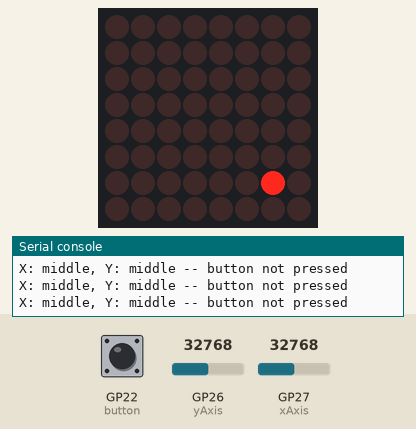
The program below on a simulated Raspberry Pi Pico running MicroPython. On the bench: 8×8 LED matrix, the last lines printed to the serial console. The test bench sets the inputs (shaded band); at power-on: GP22 (button) HIGH, GP26 (yAxis) = 32768, GP27 (xAxis) = 32768 (analog values on the 0–65535 scale). Which way up the LED matrix modules are mounted is assumed.

Above: at 1.26 s.
1.3 s: GP22 (button) pulled LOW for 3.2 s
At 2.3 s:
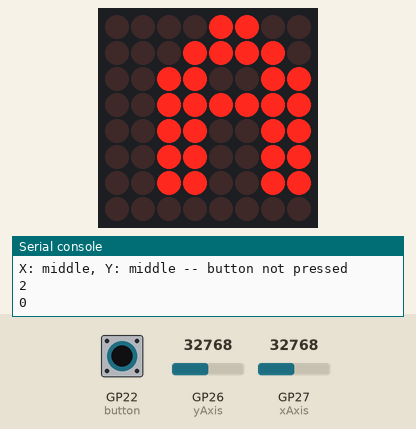
5.1 s: GP26 (yAxis) set to 245
At 5.18 s:
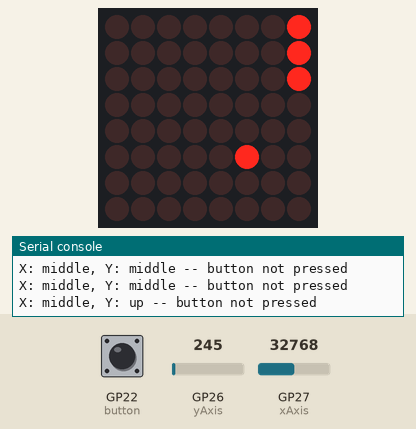
6.6 s: GP27 (xAxis) set to 245
At 8.03 s:
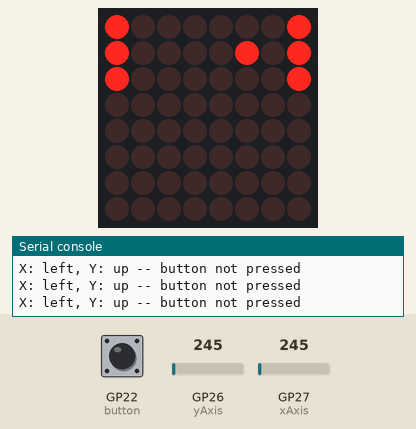
8.1 s: GP26 (yAxis) set to 1255
At 8.21 s:
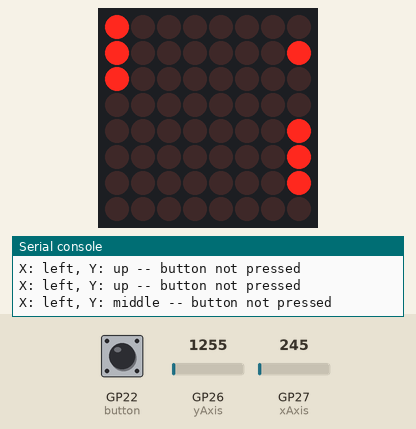
9.6 s: GP27 (xAxis) set to 60655
At 9.73 s:
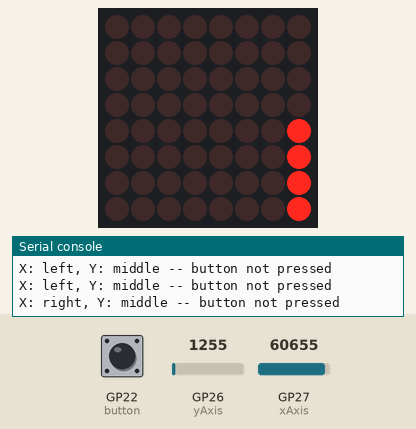
11.1 s: GP26 (yAxis) set to 0
At 11.15 s:
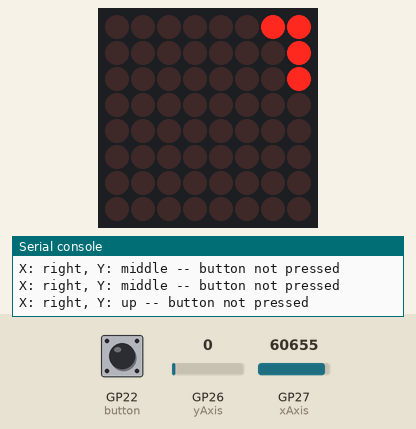

Measured:
- after the input at 1.3 s, the display: changes at once (image 1)

The program:

PingPong_Game.py
```python
from machine import Pin, PWM, ADC , SPI
import utime
import max7219
import math
# define LED matrix pins
spi = SPI(0,sck=Pin(6),mosi=Pin(7))
CS_PIN = machine.Pin(5, machine.Pin.OUT)
xAxis = ADC(Pin(27))
yAxis = ADC(Pin(26))
button = Pin(22,Pin.IN, Pin.PULL_UP)
# initialize LED matrix
led_matrix = max7219.Matrix8x8(spi, CS_PIN, 1)
led_matrix.brightness(10)
player1_score = 0
player2_score = 0
ball_x = 3
ball_y = 3
ball_vx = 1
ball_vy = 1
paddle1_y = 2
paddle2_y = 2
def update_game():
    global ball_x, ball_y, ball_vx, ball_vy, player1_score, player2_score, paddle1_y, paddle2_y


    ball_x += ball_vx
    ball_y += ball_vy


    if ball_y == 0 or ball_y == 7:
        ball_vy = -ball_vy


    if ball_x == 0 and paddle1_y <= ball_y <= paddle1_y + 2:
        ball_vx = -ball_vx


    if ball_x == 7 and paddle2_y <= ball_y <= paddle2_y + 2:
        ball_vx = -ball_vx


    if ball_x == -1:
        player2_score += 1
        ball_x = 3
        ball_y = 3


    if ball_x == 8:
        player1_score += 1
        ball_x = 3
        ball_y = 3


    if button.value() == 0:
        led_matrix.pixel(ball_x, ball_y, 0)


def draw_game():
    global ball_x, ball_y, player1_score, player2_score, paddle1_y, paddle2_y


    led_matrix.fill(0)


    led_matrix.pixel(ball_x, ball_y, 1)


    for i in range(paddle1_y, paddle1_y + 3):
        led_matrix.pixel(0, i, 1)


    for i in range(paddle2_y, paddle2_y + 3):
        led_matrix.pixel(7, i, 1)

    led_matrix.show()

while True:
    xValue = xAxis.read_u16()
    yValue = yAxis.read_u16()
    paddle1_y = xValue //255
    paddle2_y = yValue //255
    update_game()
    draw_game()

    buttonValue = button.value()
    xStatus = "middle"
    yStatus = "middle"
    buttonStatus = "not pressed"
    if xValue <= 900:
        xStatus = "left"
    elif xValue >= 60000:
        xStatus = "right"
    if yValue <= 600:
        yStatus = "up"
    elif yValue >= 60000:
        yStatus = "down"
    if buttonValue == 0:

        print(player1_score)
        print(player2_score)
        if(player1_score > player2_score):
            led_matrix.fill(0)
            led_matrix.text('A', 1, 0)
            led_matrix.show()
        elif(player1_score < player2_score):
            led_matrix.fill(0)
            led_matrix.text('B', 1, 0)
            led_matrix.show()
        elif(player1_score == player2_score):
            led_matrix.fill(0)
            led_matrix.text('=', 1, 0)
            led_matrix.show()
        utime.sleep(1)

    print("X: " + xStatus + ", Y: " + yStatus + " -- button " + buttonStatus)
    utime.sleep(0.1)
```
